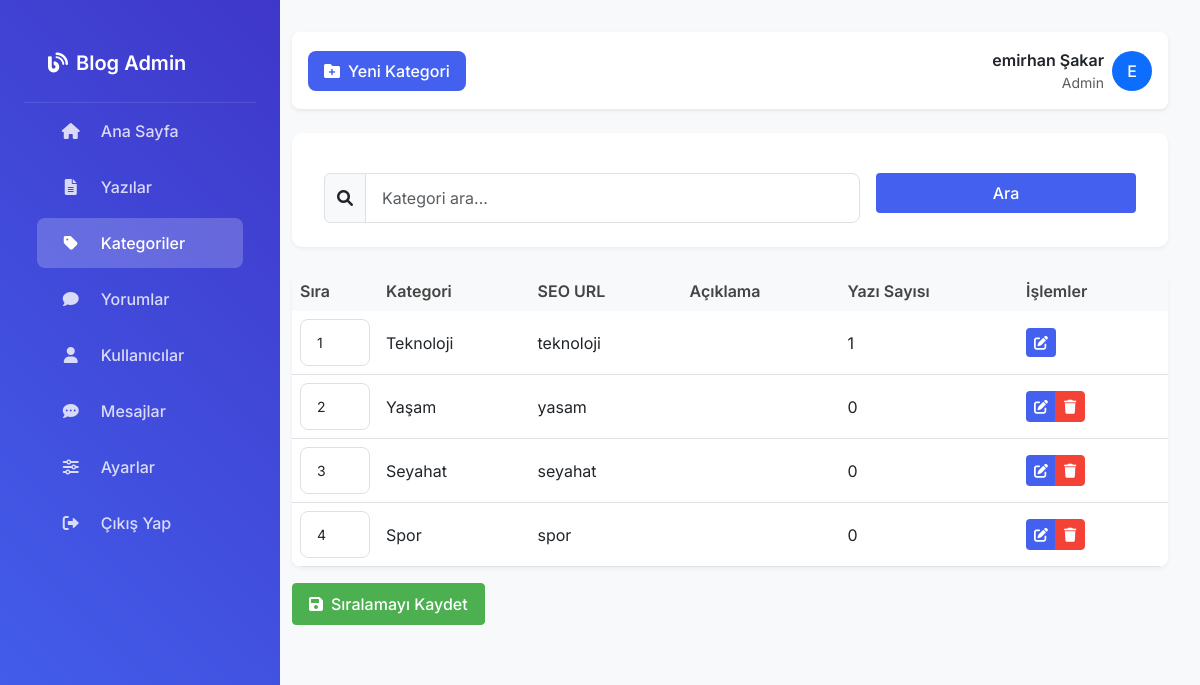
The page /admin/kategoriler.php (signed in) on the database its author committed.
### tables this page shows
CREATE TABLE `kategoriler` (
  `id` int(11) NOT NULL AUTO_INCREMENT,
  `sira` int(11) DEFAULT 0,
  `kategori_adi` varchar(100) NOT NULL,
  `seo_url` varchar(255) DEFAULT NULL,
  `slug` varchar(100) NOT NULL,
  `created_at` timestamp NOT NULL DEFAULT current_timestamp(),
  `aciklama` text DEFAULT NULL,
  `ikon` varchar(50) DEFAULT NULL,
  `olusturan_id` int(11) DEFAULT NULL,
  PRIMARY KEY (`id`),
  UNIQUE KEY `seo_url` (`seo_url`),
  KEY `olusturan_id` (`olusturan_id`),
  CONSTRAINT `kategoriler_ibfk_1` FOREIGN KEY (`olusturan_id`) REFERENCES `kullanicilar` (`id`) ON DELETE SET NULL
);

### admin/kategoriler.php (the view, shortened to what this page needs)
<?php
require_once('../baglan.php');
$sayfa = isset($_GET['sayfa']) ? (int)$_GET['sayfa'] : 1;
$limit = 20;
$offset = ($sayfa - 1) * $limit;
$arama = isset($_GET['arama']) ? trim($_GET['arama']) : '';
$where = '';
$params = [];
$types = '';
$sql = "SELECT k.*, COUNT(y.id) as yazi_sayisi
        FROM kategoriler k
        LEFT JOIN blog_yazilar y ON k.id = y.kategori_id
        " . $where . "
        GROUP BY k.id
        ORDER BY k.sira ASC
        LIMIT ? OFFSET ?";
$types .= 'ii';
$params[] = $limit;
$params[] = $offset;
$stmt = $conn->prepare($sql);
if (!empty($params)) {
    $stmt->bind_param($types, ...$params);
}
$stmt->execute();
$kategoriler = $stmt->get_result();
?>
<!DOCTYPE html>
<html lang="tr">
<head>
    <link href="https://cdn.jsdelivr.net/npm/bootstrap@5.3.0/dist/css/bootstrap.min.css" rel="stylesheet">
    <link rel="stylesheet" href="https://cdnjs.cloudflare.com/ajax/libs/font-awesome/6.0.0/css/all.min.css">
    <link rel="stylesheet" href="css/admin.css">
</head>
<body class="bg-light">
    <div class="container-fluid">
        <div class="row">
            <?php include 'includes/sidebar.php'; ?>
            <div class="col p-0">
                <div class="main-content">
                    <div class="d-flex justify-content-between align-items-center bg-white p-3 mb-4 rounded-3 shadow-sm">
                        <div class="d-flex align-items-center gap-3">
                            <button type="button" class="btn btn-primary rounded-3" data-bs-toggle="modal" data-bs-target="#yeniKategoriModal">
                                <i class="fas fa-folder-plus me-2"></i>Yeni Kategori
                            </button>
                        </div>
                        <div class="dropdown">
                            <div class="d-flex align-items-center cursor-pointer" data-bs-toggle="dropdown" style="cursor: pointer;">
                                <div class="text-end me-2">
                                    <div class="fw-semibold"><?php echo $_SESSION['admin']['ad_soyad']; ?></div>
                                    <div class="text-muted small"><?php echo $_SESSION['admin']['unvan']; ?></div>
                                </div>
                                <?php if ($_SESSION['admin']['profil_resmi']): ?>
                                    <img src="<?php echo $_SESSION['admin']['profil_resmi']; ?>"
                                         alt="<?php echo $_SESSION['admin']['ad_soyad']; ?>"
                                         class="rounded-circle"
                                         style="width: 40px; height: 40px; object-fit: cover;">
                                <?php else: ?>
                                    <div class="bg-primary text-white rounded-circle d-flex align-items-center justify-content-center"
                                         style="width: 40px; height: 40px; font-weight: 500;">
                                        <?php echo strtoupper(mb_substr($_SESSION['admin']['ad'], 0, 1)); ?>
                                    </div>
                                <?php endif; ?>
                            </div>
                        </div>
                    </div>
                    <div class="card mb-4">
                        <div class="card-body">
                            <form action="" method="GET" class="row g-3">
                                <div class="col-md-8">
                                    <div class="input-group">
                                        <span class="input-group-text"><i class="fas fa-search"></i></span>
                                        <input type="text" class="form-control" name="arama" placeholder="Kategori ara..." value="<?php echo htmlspecialchars($arama); ?>">
                                    </div>
                                </div>
                                <div class="col-md-4">
                                    <button type="submit" class="btn btn-primary w-100">Ara</button>
                                </div>
                            </form>
                        </div>
                    </div>
                    <form action="" method="POST" id="siralamaForm">
                        <div class="card">
                            <div class="table-responsive">
                                <table class="table table-hover mb-0">
                                    <thead>
                                        <tr>
                                            <th width="80">Sıra</th>
                                            <th>Kategori</th>
                                            <th>SEO URL</th>
                                            <th>Açıklama</th>
                                            <th>Yazı Sayısı</th>
                                            <th width="150">İşlemler</th>
                                        </tr>
                                    </thead>
                                    <tbody>
                                        <?php while ($kategori = $kategoriler->fetch_assoc()): ?>
                                        <tr>
                                            <td>
                                                <input type="number" class="form-control form-control-sm"
                                                       name="siralama[<?php echo $kategori['id']; ?>]"
                                                       value="<?php echo $kategori['sira']; ?>"
                                                       min="1"
                                                       style="width: 70px;">
                                            </td>
                                            <td><?php echo htmlspecialchars($kategori['kategori_adi']); ?></td>
                                            <td><?php echo htmlspecialchars($kategori['seo_url']); ?></td>
                                            <td><?php echo htmlspecialchars($kategori['aciklama']); ?></td>
                                            <td><?php echo $kategori['yazi_sayisi']; ?></td>
                                            <td>
                                                <div class="btn-group">
                                                    <button type="button" class="btn btn-sm btn-primary"
                                                            data-bs-toggle="modal"
                                                            data-bs-target="#duzenleModal"
                                                            data-id="<?php echo $kategori['id']; ?>"
                                                            data-ad="<?php echo htmlspecialchars($kategori['kategori_adi']); ?>"
                                                            data-aciklama="<?php echo htmlspecialchars($kategori['aciklama']); ?>">
                                                        <i class="fas fa-edit"></i>
                                                    </button>
                                                    <?php if ($kategori['id'] != 1): ?>
                                                    <a href="javascript:void(0)"
                                                       class="btn btn-sm btn-danger"
                                                       onclick="kategoriSil(<?php echo $kategori['id']; ?>, '<?php echo htmlspecialchars($kategori['kategori_adi']); ?>')">
                                                        <i class="fas fa-trash"></i>
                                                    </a>
                                                    <?php endif; ?>
                                                </div>
                                            </td>
                                        </tr>
                                        <?php endwhile; ?>
                                    </tbody>
                                </table>
                            </div>
                        </div>
                        <div class="mt-3">
                            <button type="submit" class="btn btn-success">
                                <i class="fas fa-save me-2"></i>Sıralamayı Kaydet
                            </button>
                        </div>
                    </form>
                </div>
            </div>
        </div>
    </div>
</body>
</html>

### admin/css/admin.css (style rules this page uses)
:root { --mavi-koyu: #1e3d59; --mavi-orta: #2b6cb0; --mavi-acik: #4299e1; --mavi-pastel: #ebf8ff; --bordo-koyu: #742a2a; --bordo-orta: #9b2c2c; --bordo-acik: #c53030; --bordo-pastel: #fff5f5; --gri-koyu: #2d3748; --gri-orta: #4a5568; --gri-acik: #a0aec0; --gri-pastel: #f7fafc; --beyaz: #ffffff; --siyah: #1a202c; --basari: #48bb78; --uyari: #ecc94b; --hata: #f56565; --info: #4299e1; --primary-color: #3b82f6; --secondary-color: #1d4ed8; --accent-color: #818cf8; --background-color: #f8fafc; --text-color: #0f172a; --light-text: #64748b; --card-bg: #ffffff; --border-color: #e2e8f0; --hover-color: #6366f1; --success-color: #10b981; --danger-color: #ef4444; --warning-color: #f59e0b; --info-color: #3b82f6; }
body { font-family: 'Inter', sans-serif; background: #f8f9fa; }
.main-content { margin-left: 280px; transition: all 0.3s ease; }
.table { margin-bottom: 0; }
.table th { font-weight: 600; color: #444; background: #f8f9fa; border-bottom: none; }
.table td { vertical-align: middle; }
.btn-primary { background: #4361ee; border: none; padding: 0.75rem 1.5rem; border-radius: 8px; font-weight: 500; transition: all 0.3s ease; }
.form-control { border-radius: 8px; border: 1px solid #e0e0e0; padding: 0.75rem 1rem; transition: all 0.3s ease; }
.card { border: none; border-radius: 10px; box-shadow: 0 1px 3px rgba(0,0,0,0.1); transition: all 0.3s ease; }
.card-body { padding: 1.5rem; }
.btn { font-weight: 500; padding: 0.5rem 1rem; border-radius: 0.25rem; }
.btn-sm { padding: 0.25rem 0.5rem; font-size: 0.875rem; }
.btn-success { background: var(--success-color); border-color: var(--success-color); }
.btn-danger { background: var(--danger-color); border-color: var(--danger-color); }
.table { background: white; border-radius: 10px; overflow: hidden; }
.container-fluid { padding: 0; overflow-x: hidden; }
.row { margin: 0; }

### admin/kategoriler.php (style rules this page uses)
:root { --primary-color: #4361ee; --secondary-color: #3f37c9; --success-color: #4caf50; --info-color: #2196f3; --warning-color: #ff9800; --danger-color: #f44336; }
body { font-family: 'Inter', sans-serif; background-color: #f8f9fa; }
.main-content { margin-left: 260px; padding: 2rem; transition: all 0.3s ease; }
.card { border: none; box-shadow: 0 2px 4px rgba(0,0,0,0.05); }
.btn-primary { background: #4361ee; border-color: #4361ee; }

### rows shown on the page
kategoriler: id+sira "1", kategori_adi "Teknoloji", seo_url "teknoloji", yazi_sayisi "1"
kategoriler: id+sira "2", kategori_adi "Yaşam", seo_url "yasam", yazi_sayisi "0"
kategoriler: id+sira "3", kategori_adi "Seyahat", seo_url "seyahat", yazi_sayisi "0"
kategoriler: id+sira "4", kategori_adi "Spor", seo_url "spor", yazi_sayisi "0"

### other values the page prints
$_SESSION['admin']['ad_soyad'] "emirhan Şakar"
$_SESSION['admin']['unvan'] "Admin"
mb_substr($_SESSION['admin']['ad'], 0, 1) "E"
